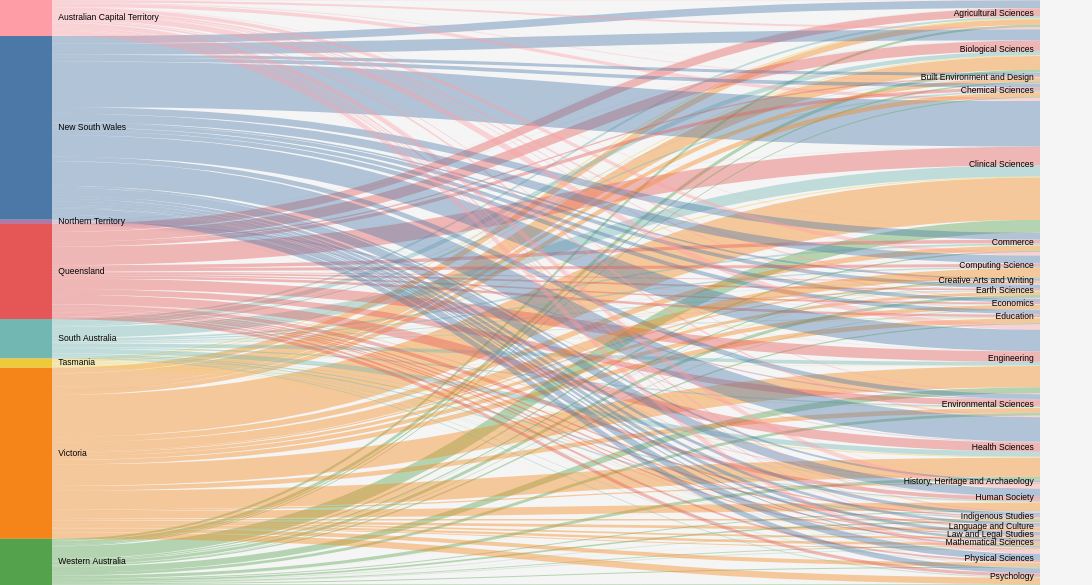

Source (Vega-Lite JSON):
### Vega specification from a JSON file in a GitHub repository (floating-point values rounded to 4 significant figures; data arrays with more than 128 entries replaced by an {"elided": "..."} marker saying what was removed)
{"$schema": "https://vega.github.io/schema/vega/v5.json", "height": 750, "width": 1400, "data": [{"name": "rawData", "values": {"elided": "184 records"}}, {"name": "nodes", "source": "rawData", "transform": [{"type": "filter", "expr": "!groupSelector || groupSelector.State == datum.State || groupSelector.Field == datum.Field"}, {"type": "formula", "expr": "datum.State+datum.Field", "as": "key"}, {"type": "fold", "fields": ["State", "Field"], "as": ["stack", "grpId"]}, {"type": "formula", "expr": "datum.stack == 'State' ? datum.State+' '+datum.Field : datum.Field+' '+datum.State", "as": "sortField"}, {"type": "stack", "groupby": ["stack"], "sort": {"field": "sortField", "order": "descending"}, "field": "Money"}, {"type": "formula", "expr": "(datum.y0+datum.y1)/2", "as": "yc"}]}, {"name": "groups", "source": "nodes", "transform": [{"type": "aggregate", "groupby": ["stack", "grpId"], "fields": ["Money"], "ops": ["sum"], "as": ["total"]}, {"type": "stack", "groupby": ["stack"], "sort": {"field": "grpId", "order": "descending"}, "field": "total"}, {"type": "formula", "expr": "scale('y', datum.y0)", "as": "scaledY0"}, {"type": "formula", "expr": "scale('y', datum.y1)", "as": "scaledY1"}, {"type": "formula", "expr": "datum.stack == 'State'", "as": "rightLabel"}, {"type": "formula", "expr": "datum.total/domain('y')[1]", "as": "percentage"}]}, {"name": "destinationNodes", "source": "nodes", "transform": [{"type": "filter", "expr": "datum.stack == 'Field'"}]}, {"name": "edges", "source": "nodes", "transform": [{"type": "filter", "expr": "datum.stack == 'State'"}, {"type": "lookup", "from": "destinationNodes", "key": "key", "fields": ["key"], "as": ["target"]}, {"type": "linkpath", "orient": "horizontal", "shape": "diagonal", "sourceY": {"expr": "scale('y', datum.yc)"}, "sourceX": {"expr": "scale('x', 'State') + bandwidth('x')"}, "targetY": {"expr": "scale('y', datum.target.yc)"}, "targetX": {"expr": "scale('x', 'Field')"}}, {"type": "formula", "expr": "range('y')[0]-scale('y', datum.Money)", "as": "strokeWidth"}, {"type": "formula", "expr": "datum.Money/domain('y')[1]", "as": "percentage"}]}], "scales": [{"name": "x", "type": "band", "range": "width", "domain": ["State", "Field"], "paddingInner": 0.95}, {"name": "y", "type": "linear", "range": "height", "domain": {"data": "nodes", "field": "y1"}}, {"name": "color", "type": "ordinal", "range": "category", "domain": {"data": "rawData", "field": "State"}}, {"name": "stackNames", "type": "sequential", "range": ["Source", "Destination"], "domain": ["State", "Field"]}], "marks": [{"type": "path", "name": "edgeMark", "from": {"data": "edges"}, "clip": true, "encode": {"update": {"stroke": [{"scale": "color", "field": "State"}], "strokeWidth": {"field": "strokeWidth"}, "path": {"field": "path"}, "strokeOpacity": {"signal": "!groupSelector && (groupHover.State == datum.State || groupHover.Field == datum.Field) ? 0.9 : 0.4"}, "zindex": {"signal": "!groupSelector && (groupHover.State == datum.State || groupHover.Field == datum.Field) ? 1 : 0"}, "tooltip": {"signal": "datum.State + ' on ' + datum.Field + ':  ' + format(datum.Money, ',.0f')"}}, "hover": {"strokeOpacity": {"value": 1}}}}, {"type": "rect", "name": "groupMark", "from": {"data": "groups"}, "encode": {"enter": {"fill": {"scale": "color", "field": "grpId"}, "width": {"scale": "x", "band": 1}}, "update": {"x": {"scale": "x", "field": "stack"}, "y": {"field": "scaledY0"}, "y2": {"field": "scaledY1"}, "fillOpacity": {"value": 1}, "tooltip": {"signal": "datum.grpId + ' Expenditure: ' + format(datum.total, ',.0f')"}}, "hover": {"fillOpacity": {"value": 1}}}}, {"type": "text", "from": {"data": "groups"}, "interactive": false, "encode": {"update": {"x": {"signal": "scale('x', datum.stack) + (datum.rightLabel ? bandwidth('x') + 8 : -8)"}, "yc": {"signal": "(datum.scaledY0 + datum.scaledY1)/2"}, "align": {"signal": "datum.rightLabel ? 'left' : 'right'"}, "baseline": {"value": "middle"}, "fontWeight": {"value": "normal"}, "text": {"signal": "abs(datum.scaledY0-datum.scaledY1) > 5 ? datum.grpId : ''"}}}}, {"type": "group", "data": [{"name": "dataForShowAll", "values": [{}], "transform": [{"type": "filter", "expr": "groupSelector"}]}], "encode": {"enter": {"xc": {"signal": "width/2"}, "y": {"value": 30}, "width": {"value": 80}, "height": {"value": 30}}}, "marks": [{"type": "group", "name": "groupReset", "from": {"data": "dataForShowAll"}, "encode": {"enter": {"cornerRadius": {"value": 6}, "fill": {"value": "#f5f5f5"}, "stroke": {"value": "#000"}, "strokeWidth": {"value": 2}, "height": {"field": {"group": "height"}}, "width": {"field": {"group": "width"}}}, "update": {"opacity": {"value": 1}}, "hover": {"opacity": {"value": 0.7}}}, "marks": [{"type": "text", "interactive": false, "encode": {"enter": {"xc": {"field": {"group": "width"}, "mult": 0.5}, "yc": {"field": {"group": "height"}, "mult": 0.5, "offset": 2}, "align": {"value": "center"}, "baseline": {"value": "middle"}, "fontWeight": {"value": "normal"}, "text": {"value": "Show All"}}}}]}]}, {"type": "rect", "from": {"data": "nodes"}, "encode": {"enter": {"stroke": {"value": "#000"}, "strokeWidth": {"value": 0}, "width": {"scale": "x", "band": 1}, "x": {"scale": "x", "field": "stack"}, "y": {"field": "y0", "scale": "y"}, "y2": {"field": "y1", "scale": "y"}}}}], "signals": [{"name": "groupHover", "value": {}, "on": [{"events": "@groupMark:mouseover", "update": "{State:datum.stack=='State' && datum.grpId, Field:datum.stack=='Field' && datum.grpId}"}, {"events": "mouseout", "update": "{}"}]}, {"name": "groupSelector", "value": false, "on": [{"events": "@groupMark:click!", "update": "{stack:datum.stack, State:datum.stack=='State' && datum.grpId, Field:datum.stack=='Field' && datum.grpId}"}, {"events": [{"type": "click", "markname": "groupReset"}, {"type": "dblclick"}], "update": "false"}]}], "config": {"font": "Poppins", "background": "rgb(245,245,245)"}}
